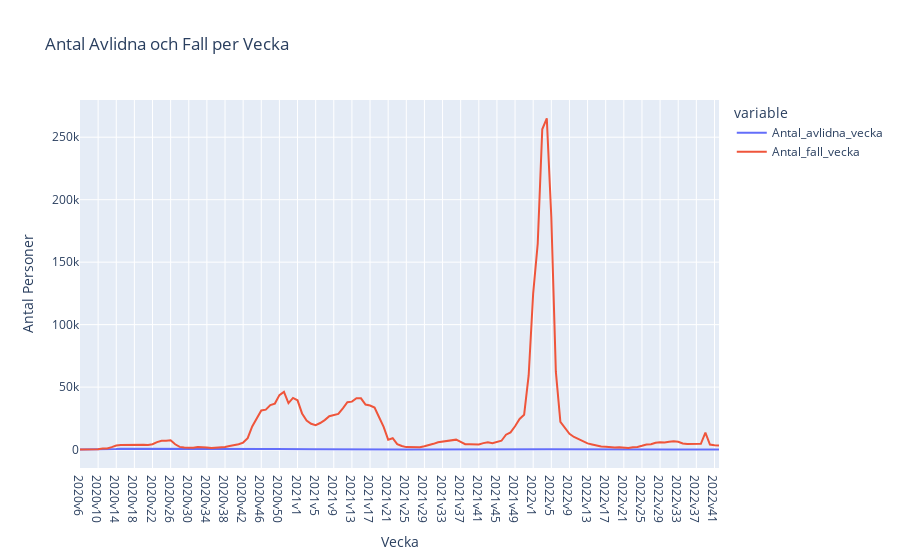

Source (notebook cell):
### Code cell
px.line(df, x = "Vecka", y = ["Antal_avlidna_vecka","Antal_fall_vecka"], title = "Antal Avlidna och Fall per Vecka").update_layout(yaxis_title = "Antal Personer")

### Figure 1 — Plotly figure (JSON) as saved in the notebook; plotly's stock layout.template omitted (floating-point values rounded to 4 significant figures; data arrays with more than 128 entries replaced by an {"elided": "..."} marker saying what was removed)
{"data": [{"hovertemplate": "variable=Antal_avlidna_vecka<br>Vecka=%{x}<br>value=%{y}<extra></extra>", "legendgroup": "Antal_avlidna_vecka", "line": {"color": "#636efa", "dash": "solid"}, "marker": {"symbol": "circle"}, "mode": "lines", "name": "Antal_avlidna_vecka", "orientation": "v", "showlegend": true, "type": "scatter", "x": {"elided": "142 str values"}, "xaxis": "x", "y": {"elided": "142 int values"}, "yaxis": "y"}, {"hovertemplate": "variable=Antal_fall_vecka<br>Vecka=%{x}<br>value=%{y}<extra></extra>", "legendgroup": "Antal_fall_vecka", "line": {"color": "#EF553B", "dash": "solid"}, "marker": {"symbol": "circle"}, "mode": "lines", "name": "Antal_fall_vecka", "orientation": "v", "showlegend": true, "type": "scatter", "x": {"elided": "142 str values"}, "xaxis": "x", "y": {"elided": "142 int values"}, "yaxis": "y"}], "layout": {"legend": {"title": {"text": "variable"}, "tracegroupgap": 0}, "title": {"text": "Antal Avlidna och Fall per Vecka"}, "xaxis": {"anchor": "y", "domain": [0, 1], "title": {"text": "Vecka"}}, "yaxis": {"anchor": "x", "domain": [0, 1], "title": {"text": "Antal Personer"}}}}
